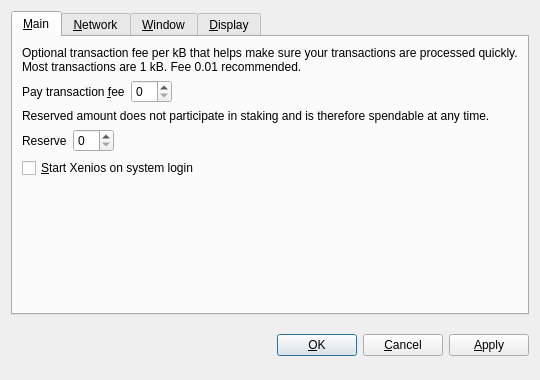
<?xml version="1.0" encoding="UTF-8"?>
<ui version="4.0">
 <class>OptionsDialog</class>
 <widget class="QDialog" name="OptionsDialog">
  <property name="geometry">
   <rect>
    <x>0</x>
    <y>0</y>
    <width>540</width>
    <height>380</height>
   </rect>
  </property>
  <property name="windowTitle">
   <string>Options</string>
  </property>
  <property name="modal">
   <bool>true</bool>
  </property>
  <layout class="QVBoxLayout" name="verticalLayout">
   <item>
    <widget class="QTabWidget" name="tabWidget">
     <property name="tabPosition">
      <enum>QTabWidget::North</enum>
     </property>
     <property name="currentIndex">
      <number>0</number>
     </property>
     <widget class="QWidget" name="tabMain">
      <attribute name="title">
       <string>&amp;Main</string>
      </attribute>
      <layout class="QVBoxLayout" name="verticalLayout_Main">
       <item>
        <widget class="QLabel" name="transactionFeeInfoLabel">
         <property name="text">
          <string>Optional transaction fee per kB that helps make sure your transactions are processed quickly. Most transactions are 1 kB. Fee 0.01 recommended.</string>
         </property>
         <property name="textFormat">
          <enum>Qt::PlainText</enum>
         </property>
         <property name="wordWrap">
          <bool>true</bool>
         </property>
        </widget>
       </item>
       <item>
        <layout class="QHBoxLayout" name="horizontalLayoutFee">
         <item>
          <widget class="QLabel" name="transactionFeeLabel">
           <property name="text">
            <string>Pay transaction &amp;fee</string>
           </property>
           <property name="textFormat">
            <enum>Qt::PlainText</enum>
           </property>
           <property name="buddy">
            <cstring>transactionFee</cstring>
           </property>
          </widget>
         </item>
         <item>
          <widget class="BitcoinAmountField" name="transactionFee"/>
         </item>
         <item>
          <spacer name="horizontalSpacerFee">
           <property name="orientation">
            <enum>Qt::Horizontal</enum>
           </property>
           <property name="sizeHint" stdset="0">
            <size>
             <width>40</width>
             <height>20</height>
            </size>
           </property>
          </spacer>
         </item>
        </layout>
       </item>
       <item>
        <widget class="QLabel" name="reserveBalanceInfoLabel">
         <property name="text">
          <string>Reserved amount does not participate in staking and is therefore spendable at any time.</string>
         </property>
         <property name="textFormat">
          <enum>Qt::PlainText</enum>
         </property>
         <property name="wordWrap">
          <bool>true</bool>
         </property>
        </widget>
       </item>
       <item>
        <layout class="QHBoxLayout" name="horizontalLayoutReserveBalance">
         <item>
          <widget class="QLabel" name="reserveBalanceLabel">
           <property name="text">
            <string>Reserve</string>
           </property>
           <property name="textFormat">
            <enum>Qt::PlainText</enum>
           </property>
           <property name="buddy">
            <cstring>reserveBalance</cstring>
           </property>
          </widget>
         </item>
         <item>
          <widget class="BitcoinAmountField" name="reserveBalance"/>
         </item>
         <item>
          <spacer name="horizontalSpacerReserveBalance">
           <property name="orientation">
            <enum>Qt::Horizontal</enum>
           </property>
           <property name="sizeHint" stdset="0">
            <size>
             <width>40</width>
             <height>20</height>
            </size>
           </property>
          </spacer>
         </item>
        </layout>
       </item>
       <item>
        <widget class="QCheckBox" name="bitcoinAtStartup">
         <property name="toolTip">
          <string>Automatically start Xenios after logging in to the system.</string>
         </property>
         <property name="text">
          <string>&amp;Start Xenios on system login</string>
         </property>
        </widget>
       </item>
       <item>
        <spacer name="verticalSpacer_Main">
         <property name="orientation">
          <enum>Qt::Vertical</enum>
         </property>
         <property name="sizeHint" stdset="0">
          <size>
           <width>20</width>
           <height>40</height>
          </size>
         </property>
        </spacer>
       </item>
      </layout>
     </widget>
     <widget class="QWidget" name="tabNetwork">
      <attribute name="title">
       <string>&amp;Network</string>
      </attribute>
      <layout class="QVBoxLayout" name="verticalLayout_Network">
       <item>
        <widget class="QCheckBox" name="mapPortUpnp">
         <property name="toolTip">
          <string>Automatically open the Xenios client port on the router. This only works when your router supports UPnP and it is enabled.</string>
         </property>
         <property name="text">
          <string>Map port using &amp;UPnP</string>
         </property>
        </widget>
       </item>
       <item>
        <widget class="QCheckBox" name="connectSocks">
         <property name="toolTip">
          <string>Connect to the Xenios network through a SOCKS5 proxy (e.g. when connecting through Tor).</string>
         </property>
         <property name="text">
          <string>&amp;Connect through SOCKS5 proxy:</string>
         </property>
        </widget>
       </item>
       <item>
        <layout class="QHBoxLayout" name="horizontalLayout_Network">
         <item>
          <widget class="QLabel" name="proxyIpLabel">
           <property name="text">
            <string>Proxy &amp;IP:</string>
           </property>
           <property name="textFormat">
            <enum>Qt::PlainText</enum>
           </property>
           <property name="buddy">
            <cstring>proxyIp</cstring>
           </property>
          </widget>
         </item>
         <item>
          <widget class="QValidatedLineEdit" name="proxyIp">
           <property name="maximumSize">
            <size>
             <width>140</width>
             <height>16777215</height>
            </size>
           </property>
           <property name="toolTip">
            <string>IP address of the proxy (e.g. 127.0.0.1)</string>
           </property>
          </widget>
         </item>
         <item>
          <widget class="QLabel" name="proxyPortLabel">
           <property name="text">
            <string>&amp;Port:</string>
           </property>
           <property name="textFormat">
            <enum>Qt::PlainText</enum>
           </property>
           <property name="buddy">
            <cstring>proxyPort</cstring>
           </property>
          </widget>
         </item>
         <item>
          <widget class="QLineEdit" name="proxyPort">
           <property name="maximumSize">
            <size>
             <width>55</width>
             <height>16777215</height>
            </size>
           </property>
           <property name="toolTip">
            <string>Port of the proxy (e.g. 9050)</string>
           </property>
          </widget>
         </item>
         <item>
          <spacer name="horizontalSpacer_Network">
           <property name="orientation">
            <enum>Qt::Horizontal</enum>
           </property>
           <property name="sizeHint" stdset="0">
            <size>
             <width>40</width>
             <height>20</height>
            </size>
           </property>
          </spacer>
         </item>
        </layout>
       </item>
       <item>
        <spacer name="verticalSpacer_Network">
         <property name="orientation">
          <enum>Qt::Vertical</enum>
         </property>
         <property name="sizeHint" stdset="0">
          <size>
           <width>20</width>
           <height>40</height>
          </size>
         </property>
        </spacer>
       </item>
      </layout>
     </widget>
     <widget class="QWidget" name="tabWindow">
      <attribute name="title">
       <string>&amp;Window</string>
      </attribute>
      <layout class="QVBoxLayout" name="verticalLayout_Window">
       <item>
        <widget class="QCheckBox" name="minimizeToTray">
         <property name="toolTip">
          <string>Show only a tray icon after minimizing the window.</string>
         </property>
         <property name="text">
          <string>&amp;Minimize to the tray instead of the taskbar</string>
         </property>
        </widget>
       </item>
       <item>
        <widget class="QCheckBox" name="minimizeOnClose">
         <property name="toolTip">
          <string>Minimize instead of exit the application when the window is closed. When this option is enabled, the application will be closed only after selecting Quit in the menu.</string>
         </property>
         <property name="text">
          <string>M&amp;inimize on close</string>
         </property>
        </widget>
       </item>
       <item>
        <spacer name="verticalSpacer_Window">
         <property name="orientation">
          <enum>Qt::Vertical</enum>
         </property>
         <property name="sizeHint" stdset="0">
          <size>
           <width>20</width>
           <height>40</height>
          </size>
         </property>
        </spacer>
       </item>
      </layout>
     </widget>
     <widget class="QWidget" name="tabDisplay">
      <attribute name="title">
       <string>&amp;Display</string>
      </attribute>
      <layout class="QVBoxLayout" name="verticalLayout_Display">
       <item>
        <layout class="QHBoxLayout" name="horizontalLayout_1_Display">
         <item>
          <widget class="QLabel" name="langLabel">
           <property name="text">
            <string>User Interface &amp;language:</string>
           </property>
           <property name="textFormat">
            <enum>Qt::PlainText</enum>
           </property>
           <property name="buddy">
            <cstring>lang</cstring>
           </property>
          </widget>
         </item>
         <item>
          <widget class="QValueComboBox" name="lang">
           <property name="toolTip">
            <string>The user interface language can be set here. This setting will take effect after restarting Xenios.</string>
           </property>
          </widget>
         </item>
        </layout>
       </item>
       <item>
        <layout class="QHBoxLayout" name="horizontalLayout_2_Display">
         <item>
          <widget class="QLabel" name="unitLabel">
           <property name="text">
            <string>&amp;Unit to show amounts in:</string>
           </property>
           <property name="textFormat">
            <enum>Qt::PlainText</enum>
           </property>
           <property name="buddy">
            <cstring>unit</cstring>
           </property>
          </widget>
         </item>
         <item>
          <widget class="QValueComboBox" name="unit">
           <property name="toolTip">
            <string>Choose the default subdivision unit to show in the interface and when sending coins.</string>
           </property>
          </widget>
         </item>
        </layout>
       </item>
       <item>
        <widget class="QCheckBox" name="coinControlFeatures">
         <property name="toolTip">
          <string>Whether to show coin control features or not.</string>
         </property>
         <property name="text">
          <string>Display coin &amp;control features (experts only!)</string>
         </property>
        </widget>
       </item>
       <item>
        <widget class="QCheckBox" name="useBlackTheme">
         <property name="text">
          <string>Use black visual theme (requires restart)</string>
         </property>
        </widget>
       </item>
       <item>
        <spacer name="verticalSpacer_Display">
         <property name="orientation">
          <enum>Qt::Vertical</enum>
         </property>
         <property name="sizeHint" stdset="0">
          <size>
           <width>20</width>
           <height>40</height>
          </size>
         </property>
        </spacer>
       </item>
      </layout>
     </widget>
    </widget>
   </item>
   <item>
    <layout class="QHBoxLayout" name="horizontalLayout_Buttons">
     <item>
      <spacer name="horizontalSpacer_1">
       <property name="orientation">
        <enum>Qt::Horizontal</enum>
       </property>
       <property name="sizeHint" stdset="0">
        <size>
         <width>40</width>
         <height>48</height>
        </size>
       </property>
      </spacer>
     </item>
     <item>
      <widget class="QLabel" name="statusLabel">
       <property name="font">
        <font>
         <weight>75</weight>
         <bold>true</bold>
        </font>
       </property>
       <property name="text">
        <string/>
       </property>
       <property name="textFormat">
        <enum>Qt::PlainText</enum>
       </property>
       <property name="wordWrap">
        <bool>true</bool>
       </property>
      </widget>
     </item>
     <item>
      <spacer name="horizontalSpacer_2">
       <property name="orientation">
        <enum>Qt::Horizontal</enum>
       </property>
       <property name="sizeHint" stdset="0">
        <size>
         <width>40</width>
         <height>48</height>
        </size>
       </property>
      </spacer>
     </item>
     <item>
      <widget class="QPushButton" name="okButton">
       <property name="text">
        <string>&amp;OK</string>
       </property>
      </widget>
     </item>
     <item>
      <widget class="QPushButton" name="cancelButton">
       <property name="text">
        <string>&amp;Cancel</string>
       </property>
       <property name="autoDefault">
        <bool>false</bool>
       </property>
      </widget>
     </item>
     <item>
      <widget class="QPushButton" name="applyButton">
       <property name="text">
        <string>&amp;Apply</string>
       </property>
       <property name="autoDefault">
        <bool>false</bool>
       </property>
      </widget>
     </item>
    </layout>
   </item>
  </layout>
 </widget>
 <customwidgets>
  <customwidget>
   <class>BitcoinAmountField</class>
   <extends>QSpinBox</extends>
   <header>bitcoinamountfield.h</header>
  </customwidget>
  <customwidget>
   <class>QValueComboBox</class>
   <extends>QComboBox</extends>
   <header>qvaluecombobox.h</header>
  </customwidget>
  <customwidget>
   <class>QValidatedLineEdit</class>
   <extends>QLineEdit</extends>
   <header>qvalidatedlineedit.h</header>
  </customwidget>
 </customwidgets>
 <resources/>
 <connections/>
</ui>
